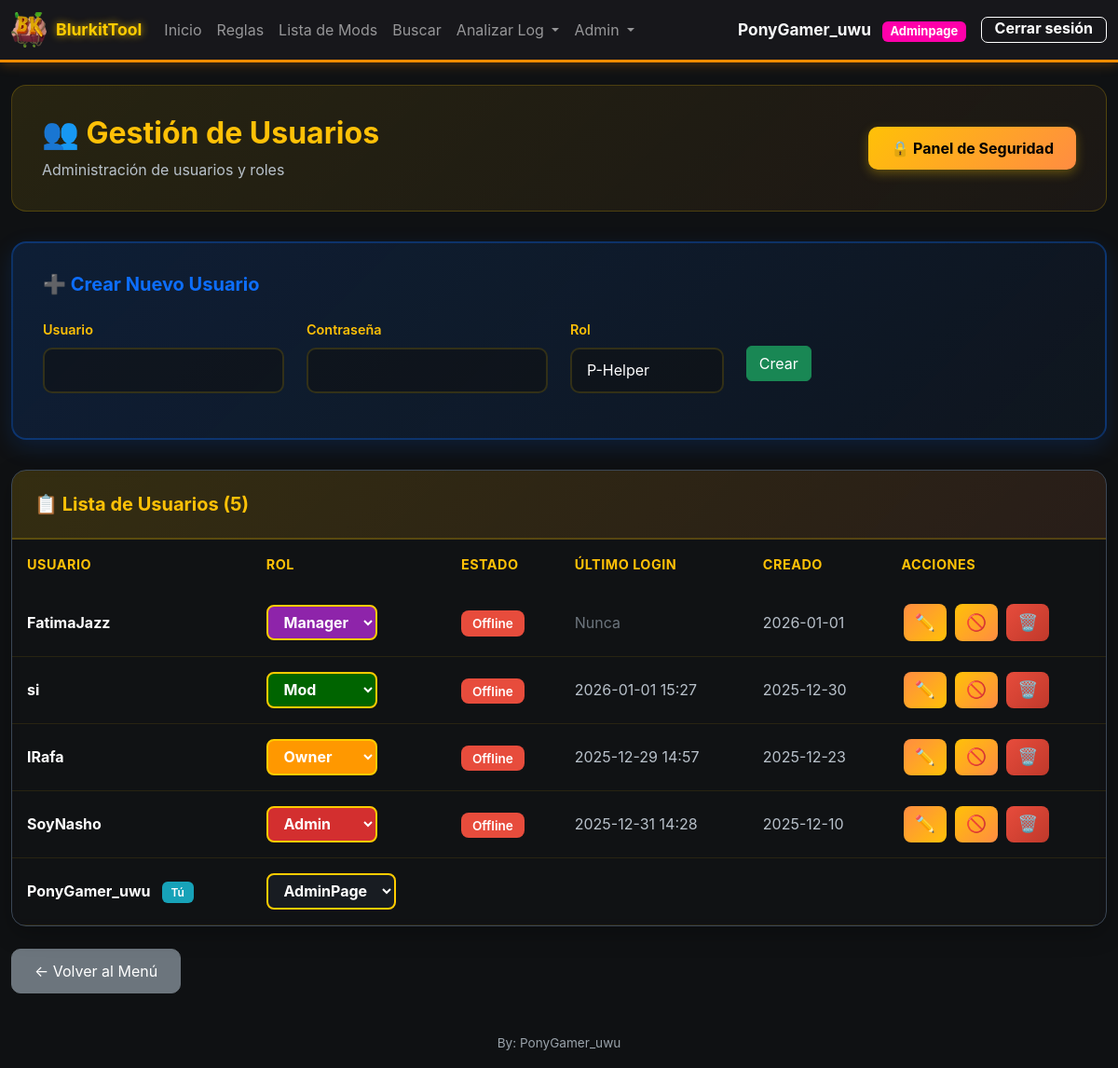
Page /admin/users (signed in) on the committed database.
### models.py (models this page shows, shortened)
class User(UserMixin, db.Model):
    __tablename__ = 'users'
    id = db.Column(db.Integer, primary_key=True)
    username = db.Column(db.String(80), unique=True, nullable=False, index=True)
    email = db.Column(db.String(120), unique=True, nullable=False, index=True)
    password_hash = db.Column(db.String(255), nullable=False)
    _role = db.Column('role', db.String(20), nullable=False, default='helper')  # helper, mod, smod, admin, adminpage
    @property
    def role(self):
        return self._role
    @role.setter
    def role(self, value):
        self._role = value
    is_active = db.Column(db.Boolean, default=True, nullable=False)
    created_at = db.Column(db.DateTime, default=datetime.utcnow, nullable=False)
    last_login = db.Column(db.DateTime)
    def has_role(self, *roles):
        if 'admin' in roles and self.role in ('adminpage', 'owner', 'founder'):
            return True
        if 'smod' in roles and self.role == 'manager':
            return True
        if 'helper' in roles and self.role == 'p-helper':
            return True
        return self.role in roles
    def is_admin(self):
        return self.role in ('admin', 'adminpage', 'owner', 'founder')

### app.py (the view)
@app.route('/admin/users')
@smod_required
def admin_users():
    users = User.query.order_by(User.created_at.desc()).all()
    now = time()
    users_with_status = []
    for user in users:
        last_seen = online_users.get(user.username)
        is_online = last_seen is not None and (now - last_seen) < ONLINE_TIMEOUT
        users_with_status.append((user, is_online))
    return render_template('admin_users.html', users=users_with_status)

### templates/admin_users.html (shortened to what this page needs)
{% extends "base.html" %}
{% block content %}
<div class="container-main mt-4">
    <div class="admin-header">
        <div class="d-flex justify-content-between align-items-center">
            <div>
                <h2>👥 Gestión de Usuarios</h2>
                <p>Administración de usuarios y roles</p>
            </div>
            {% if current_user.is_admin() %}
            <a href="{{ url_for('admin_security') }}" class="btn btn-security">
                🔒 Panel de Seguridad
            </a>
            {% endif %}
        </div>
    </div>
    <div class="create-user-card">
        <h5>➕ Crear Nuevo Usuario</h5>
        <div>
            <form method="POST" action="{{ url_for('admin_create_user') }}">
                <div class="row align-items-center">
                    <div class="col-md-3">
                        <div class="mb-3">
                            <label for="username" class="form-label">Usuario</label>
                            <input type="text" class="form-control" id="username" name="username" required>
                        </div>
                    </div>
                    <div class="col-md-3">
                        <div class="mb-3">
                            <label for="password" class="form-label">Contraseña</label>
                            <input type="password" class="form-control" id="password" name="password" required>
                        </div>
                    </div>
                    <div class="col-md-2">
                        <div class="mb-3">
                            <label for="role" class="form-label">Rol</label>
                            <select class="form-select" id="role" name="role" required>
                                <option value="p-helper" class="role-p-helper" selected>P-Helper</option>
                            </select>
                        </div>
                    </div>
                    <div class="col-md-1 d-flex align-items-center justify-content-center" style="height: 100%;">
                        <button type="submit" class="btn btn-success w-100">Crear</button>
                    </div>
                </div>
            </form>
        </div>
    </div>
    <div class="users-table-card">
        <div class="users-table-header">
            <h5>📋 Lista de Usuarios ({{ users|length }})</h5>
        </div>
        <div class="table-responsive">
            <table class="table mb-0">
                <thead>
                    <tr>
                        <th>Usuario</th>
                        <th>Rol</th>
                        <th>Estado</th>
                        <th>Último login</th>
                        <th>Creado</th>
                        <th>Acciones</th>
                    </tr>
                </thead>
                <tbody>
                        {% for item in users %}
                        {% if item is iterable and item|length == 2 %}
                            {% set user = item[0] %}
                            {% set is_online = item[1] %}
                        {% else %}
                            {% set user = item %}
                            {% set is_online = false %}
                        {% endif %}
                        <tr {% if not user.is_active %}style="opacity: 0.6;"{% endif %}>
                            <td>
                                <strong style="color: #ffffff;">{{ user.username }}</strong>
                                {% if user.id == current_user.id %}
                                <span class="badge-you">Tú</span>
                                {% endif %}
                            </td>
                            <td>
                                {% if user.username == 'PonyGamer_uwu' %}
                                    {% if current_user.username == 'PonyGamer_uwu' and user.username == 'PonyGamer_uwu' %}
                                        <form method="POST" action="{{ url_for('admin_change_role', user_id=user.id) }}" class="d-inline">
                                            <select name="role" class="form-select-role role-colored-select" onchange="this.form.submit()" data-current-role="{{ user.role }}">
                                                <option value="adminpage" {% if user.role == 'adminpage' %}selected{% endif %} class="role-adminpage">AdminPage</option>
                                            </select>
                                        </form>
                                    {% endif %}
                                {% else %}
                                    <form method="POST" action="{{ url_for('admin_change_role', user_id=user.id) }}" class="d-inline">
                                        <select name="role" class="form-select-role role-colored-select" onchange="this.form.submit()" data-current-role="{{ user.role }}">
                                            <option value="owner" {% if user.role == 'owner' %}selected{% endif %} class="role-owner">Owner</option>
                                            <option value="admin" {% if user.role == 'admin' %}selected{% endif %} class="role-admin">Admin</option>
                                            <option value="manager" {% if user.role == 'manager' %}selected{% endif %} class="role-manager">Manager</option>
                                            <option value="mod" {% if user.role == 'mod' %}selected{% endif %} class="role-mod">Mod</option>
                                        </select>
                                    </td>
                                    <td>
                                        {% if is_online %}
                                        <span class="badge-active" style="background-color: #28a745;">🟢 Online</span>
                                        {% elif user.is_active %}
                                        <span class="badge-inactive">Offline</span>
                                        {% else %}
                                        <span class="badge-inactive">Inactivo</span>
                                        {% endif %}
                                    </td>
                                    <td style="color: #b8c1ca;">
                                        {% if user.last_login %}
                                        {{ user.last_login.strftime('%Y-%m-%d %H:%M') }}
                                        {% else %}
                                        <span style="color: #6c757d;">Nunca</span>
                                        {% endif %}
                                    </td>
                                    <td style="color: #b8c1ca;">{{ user.created_at.strftime('%Y-%m-%d') }}</td>
                                    <td>
                                        <button type="button" class="btn btn-action btn-edit" title="Editar"
                                                data-bs-toggle="modal" data-bs-target="#editModal{{ user.id }}">
                                            ✏️
                                        </button>
                                        {% if user.id != current_user.id %}
                                        <form method="POST" action="{{ url_for('admin_toggle_user', user_id=user.id) }}" class="d-inline">
                                            {% if user.is_active %}
                                            <button type="submit" class="btn btn-action btn-kick" title="Kick (desactivar)">
                                                🚫
                                            </button>
                                            {% else %}
                                            <button type="submit" class="btn btn-action btn-activate" title="Activar">
                                                ✓
                                            </button>
                                            {% endif %}
                                        </form>
                                        <form method="POST" action="{{ url_for('admin_delete_user', user_id=user.id) }}" class="d-inline"
                                              onsubmit="return confirm('¿Banear y eliminar usuario {{ user.username }}?')">
                                            <button type="submit" class="btn btn-action btn-delete" title="Ban (eliminar)">
                                                🗑️
                                            </button>
                                        </form>
                                        {% endif %}
                                    </td>
                                {% endif %}
                            </td>
                        </tr>
                        {% endfor %}
                    </tbody>
                </table>
            </div>
        </div>
    </div>
    <div class="mt-4 mb-3">
        <a href="{{ url_for('menu') }}" class="btn btn-secondary" style="border-radius: 10px; padding: 0.7rem 1.5rem;">← Volver al Menú</a>
    </div>
{% endblock %}

### templates/base.html (shortened to what this page needs)
<!doctype html>
<html lang="es">
  <head>
    <link href="https://cdn.jsdelivr.net/npm/bootstrap@5.3.2/dist/css/bootstrap.min.css" rel="stylesheet">
    <link rel="stylesheet" href="{{ url_for('static', filename='style.css') }}">
  </head>
  <body>
    <nav class="navbar navbar-expand-lg navbar-dark" style="border-bottom: 3px solid #ff8c00; box-shadow: 0 2px 12px 0 #ff8c0044;">
      <div class="container container-main" style="display: flex; flex-wrap: nowrap; align-items: center;">
        <a class="navbar-brand d-flex align-items-center" href="{{ url_for('home') }}">
          {% set neon_color = '#ff8c00' %}
          <img src="{{ url_for('static', filename='bkicono.ico') }}" alt="Logo" style="width:38px;height:38px;border-radius:6px;object-fit:cover;margin-right:10px;vertical-align:middle;">
          <div>
            BlurkitTool
          </div>
        </a>
        {% if current_user.is_authenticated %}
        <div class="collapse navbar-collapse" id="navbarNav">
          <ul class="navbar-nav me-auto">
            {% if request.endpoint != 'menu' %}
            <li class="nav-item">
              <a class="nav-link" href="{{ url_for('menu') }}"> Inicio</a>
            </li>
            <li class="nav-item">
              <a class="nav-link" href="{{ url_for('reglas') }}"> Reglas</a>
            </li>
            {% endif %}
            {% if request.endpoint != 'menu' %}
            <li class="nav-item">
              <a class="nav-link" href="{{ url_for('index') }}">Lista de Mods</a>
            </li>
            <li class="nav-item">
              <a class="nav-link" href="{{ url_for('search') }}">Buscar</a>
            </li>
            <li class="nav-item dropdown">
              <a class="nav-link dropdown-toggle" href="#" id="analyzeDropdown" role="button" data-bs-toggle="dropdown" aria-expanded="false">
                Analizar Log
              </a>
            </li>
            {% if current_user.is_admin() %}
            <li class="nav-item dropdown">
              <a class="nav-link dropdown-toggle" href="#" id="adminDropdown" role="button" data-bs-toggle="dropdown" aria-expanded="false">
                Admin
              </a>
            </li>
            {% endif %}
            {% endif %}
          </ul>
          <div class="d-flex align-items-center ms-auto">
            <div class="dropdown">
              <span class="text-light me-2 dropdown-toggle" id="userDropdown" data-bs-toggle="dropdown" aria-expanded="false" style="font-weight: bold; font-size: 1.08rem; text-decoration: none; cursor:pointer;">
                {{ current_user.username }}
                {% if current_user.role == 'adminpage' %}
                  <span class="badge" style="background:#ff00aa;color:#fff;font-weight:bold; margin-left: 0.5rem;">Adminpage</span>
                {% elif current_user.role == 'owner' %}
                  <span class="badge" style="background:#ff9800;color:#fff;font-weight:bold; margin-left: 0.5rem;">Owner</span>
                {% elif current_user.role == 'founder' %}
                  <span class="badge" style="background:#FFD700;color:#222;font-weight:bold; margin-left: 0.5rem;">Founder</span>
                {% elif current_user.role == 'manager' %}
                  <span class="badge" style="background:#8e24aa;color:#fff; margin-left: 0.5rem;">Manager</span>
                {% elif current_user.role == 'p-helper' %}
                  <span class="badge" style="background:#7cffb2;color:#222; margin-left: 0.5rem;">P-helper</span>
                {% elif current_user.role == 'helper' %}
                  <span class="badge" style="background:#55e39a;color:#222; margin-left: 0.5rem;">Helper</span>
                {% elif current_user.role == 'admin' %}
                  <span class="badge bg-danger" style="margin-left: 0.5rem;">Admin</span>
                {% elif current_user.role == 'smod' %}
                  <span class="badge" style="background:#009fae;color:#fff; margin-left: 0.5rem;">Smod</span>
                {% elif current_user.role == 'mod' %}
                  <span class="badge" style="background:#006400;color:#fff; margin-left: 0.5rem;">Mod</span>
                {% else %}
                  <span class="badge bg-info" style="margin-left: 0.5rem;">{{ current_user.role|capitalize }}</span>
                {% endif %}
              </span>
            </div>
            <a class="btn btn-logout-custom ms-2" href="{{ url_for('logout') }}">Cerrar sesión</a>
          </div>
        </div>
        {% endif %}
      </nav>
    <main class="container container-main my-4">
      {% block content %}{% endblock %}
    </main>
    <footer class="container container-main text-center py-3">
      <span class="footer-note">By: PonyGamer_uwu</span>
    </footer>
  </body>
</html>

### rows in the picture
User: username "PonyGamer_uwu", shows "Tú", role "AdminPage"
User: username "FatimaJazz", role "Manager", is_active "Offline", shows "Nunca", created_at "2026-01-01"
User: username "si", role "Mod", is_active "Offline", last_login "2026-01-01 15:27", created_at "2025-12-30"
User: username "IRafa", role "Owner", is_active "Offline", last_login "2025-12-29 14:57", created_at "2025-12-23"
User: username "SoyNasho", role "Admin", is_active "Offline", last_login "2025-12-31 14:28", created_at "2025-12-10"

### other values in the picture
{{ users|length }} "5"
